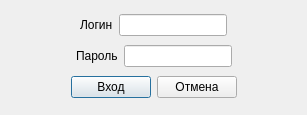
<?xml version="1.0" encoding="UTF-8"?>
<ui version="4.0">
 <class>dialog</class>
 <widget class="QDialog" name="dialog">
  <property name="geometry">
   <rect>
    <x>0</x>
    <y>0</y>
    <width>307</width>
    <height>115</height>
   </rect>
  </property>
  <property name="windowTitle">
   <string>Воход в систему</string>
  </property>
  <layout class="QVBoxLayout" name="verticalLayout">
   <item>
    <layout class="QHBoxLayout" name="horizontalLayout_2">
     <item>
      <spacer name="horizontalSpacer_3">
       <property name="orientation">
        <enum>Qt::Orientation::Horizontal</enum>
       </property>
       <property name="sizeHint" stdset="0">
        <size>
         <width>40</width>
         <height>20</height>
        </size>
       </property>
      </spacer>
     </item>
     <item>
      <widget class="QLabel" name="label">
       <property name="text">
        <string>Логин</string>
       </property>
      </widget>
     </item>
     <item>
      <widget class="QLineEdit" name="line_login"/>
     </item>
     <item>
      <spacer name="horizontalSpacer_4">
       <property name="orientation">
        <enum>Qt::Orientation::Horizontal</enum>
       </property>
       <property name="sizeHint" stdset="0">
        <size>
         <width>40</width>
         <height>20</height>
        </size>
       </property>
      </spacer>
     </item>
    </layout>
   </item>
   <item>
    <layout class="QHBoxLayout" name="horizontalLayout_3">
     <item>
      <spacer name="horizontalSpacer_5">
       <property name="orientation">
        <enum>Qt::Orientation::Horizontal</enum>
       </property>
       <property name="sizeHint" stdset="0">
        <size>
         <width>40</width>
         <height>20</height>
        </size>
       </property>
      </spacer>
     </item>
     <item>
      <widget class="QLabel" name="label_2">
       <property name="text">
        <string>Пароль</string>
       </property>
      </widget>
     </item>
     <item>
      <widget class="QLineEdit" name="line_password">
       <property name="echoMode">
        <enum>QLineEdit::EchoMode::Password</enum>
       </property>
      </widget>
     </item>
     <item>
      <spacer name="horizontalSpacer_6">
       <property name="orientation">
        <enum>Qt::Orientation::Horizontal</enum>
       </property>
       <property name="sizeHint" stdset="0">
        <size>
         <width>40</width>
         <height>20</height>
        </size>
       </property>
      </spacer>
     </item>
    </layout>
   </item>
   <item>
    <layout class="QHBoxLayout" name="horizontalLayout">
     <item>
      <spacer name="horizontalSpacer">
       <property name="orientation">
        <enum>Qt::Orientation::Horizontal</enum>
       </property>
       <property name="sizeHint" stdset="0">
        <size>
         <width>40</width>
         <height>20</height>
        </size>
       </property>
      </spacer>
     </item>
     <item>
      <widget class="QPushButton" name="btn_ok">
       <property name="text">
        <string>Вход</string>
       </property>
      </widget>
     </item>
     <item>
      <widget class="QPushButton" name="btn_cancel">
       <property name="text">
        <string>Отмена</string>
       </property>
      </widget>
     </item>
     <item>
      <spacer name="horizontalSpacer_2">
       <property name="orientation">
        <enum>Qt::Orientation::Horizontal</enum>
       </property>
       <property name="sizeHint" stdset="0">
        <size>
         <width>40</width>
         <height>20</height>
        </size>
       </property>
      </spacer>
     </item>
    </layout>
   </item>
  </layout>
 </widget>
 <resources/>
 <connections/>
</ui>
